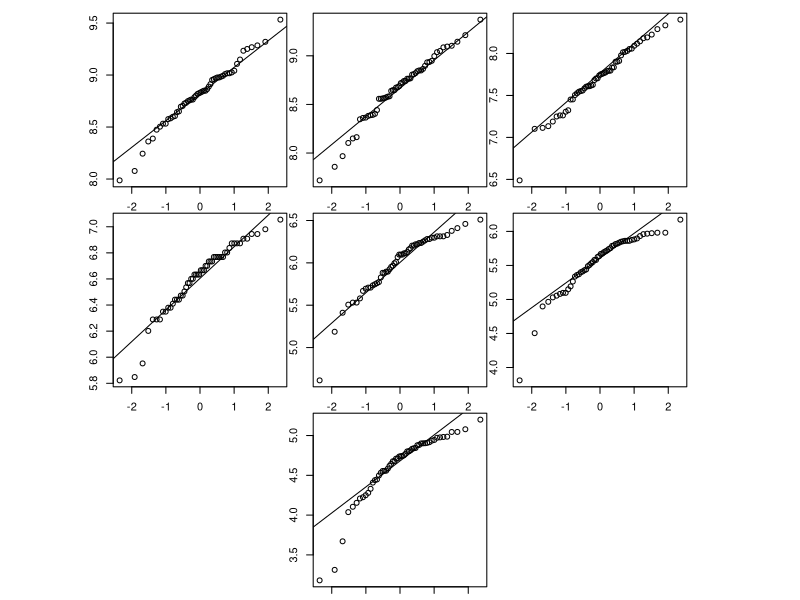
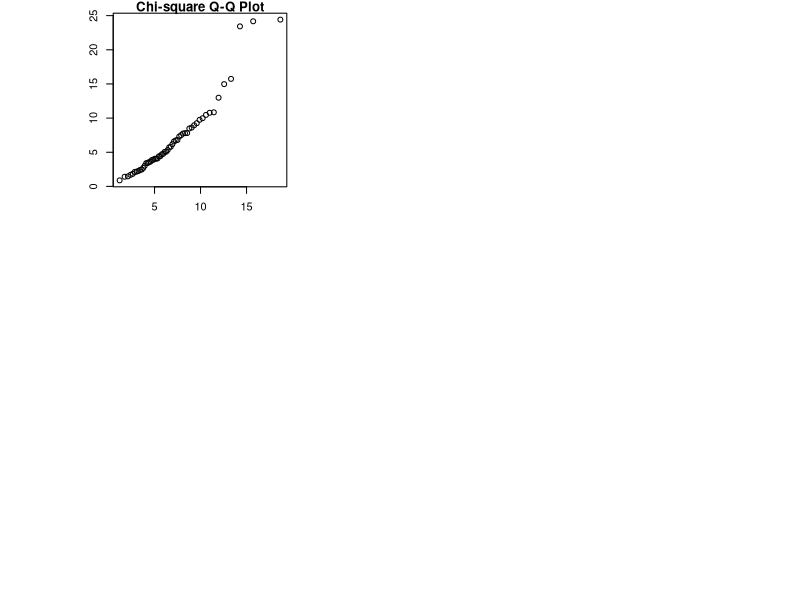
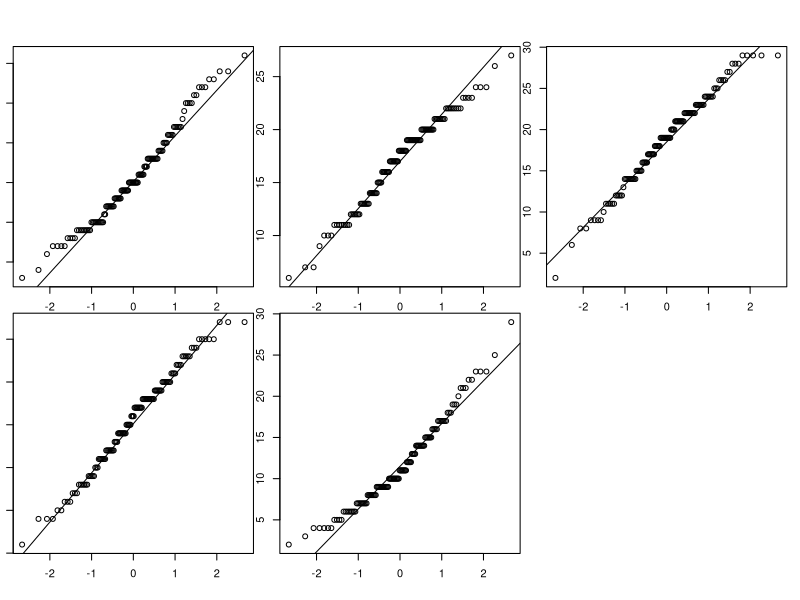
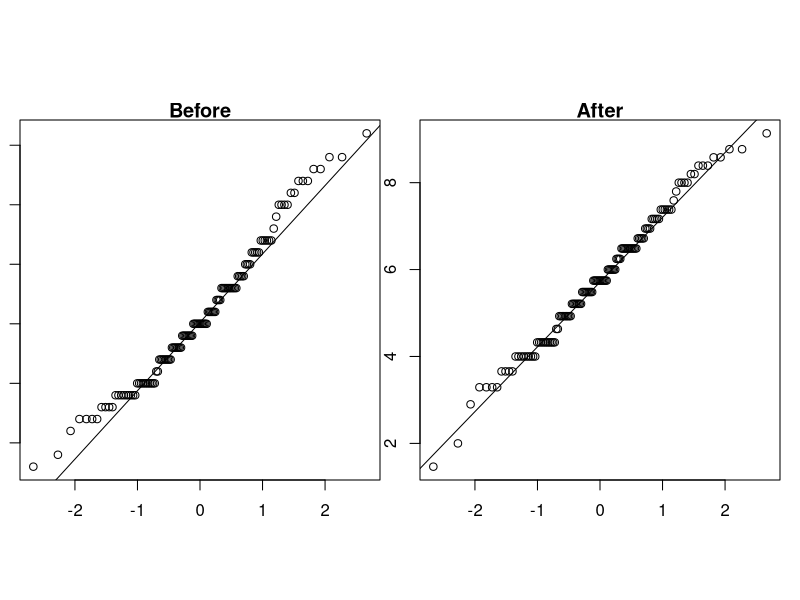
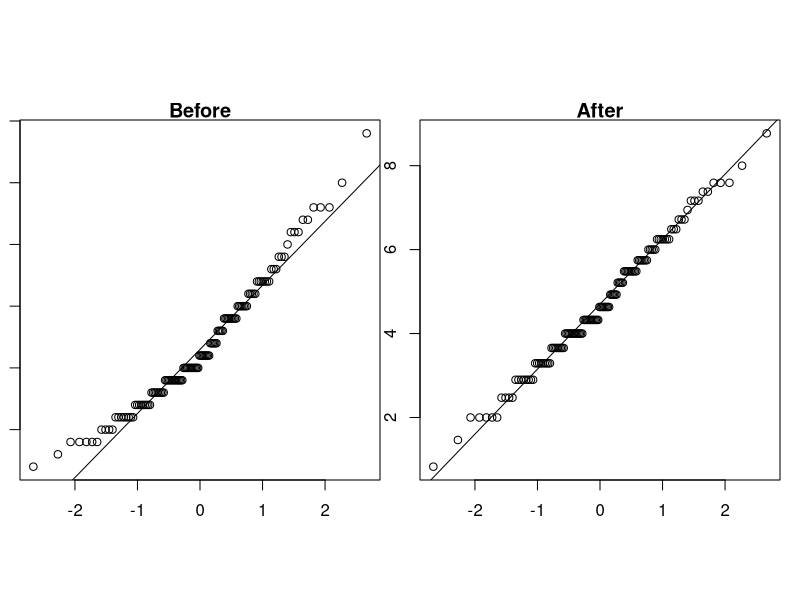
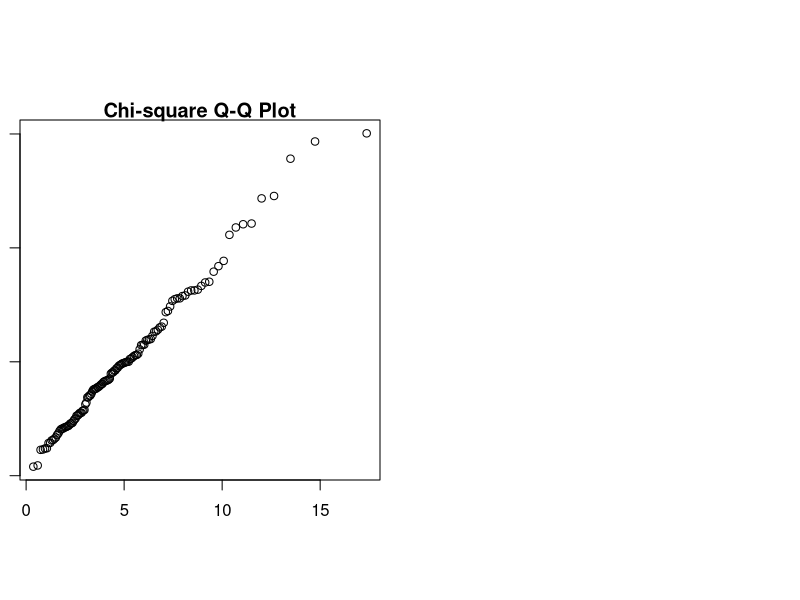
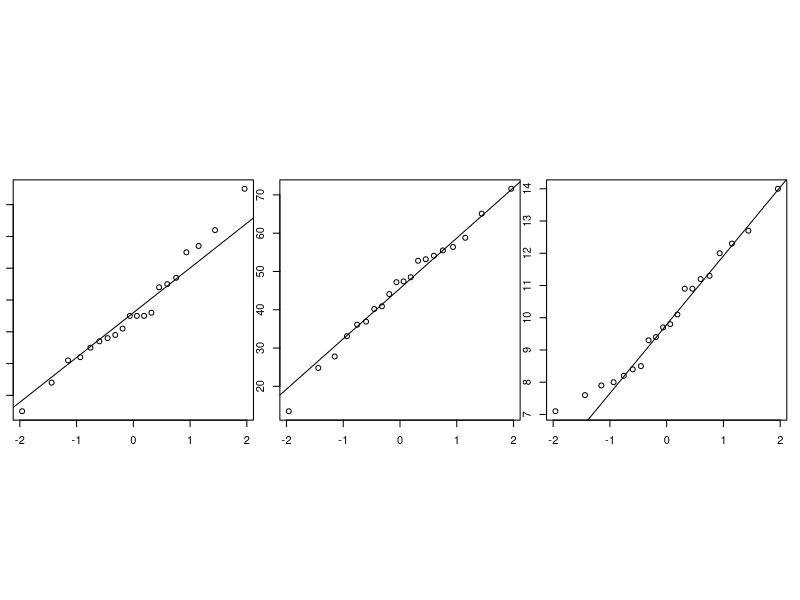
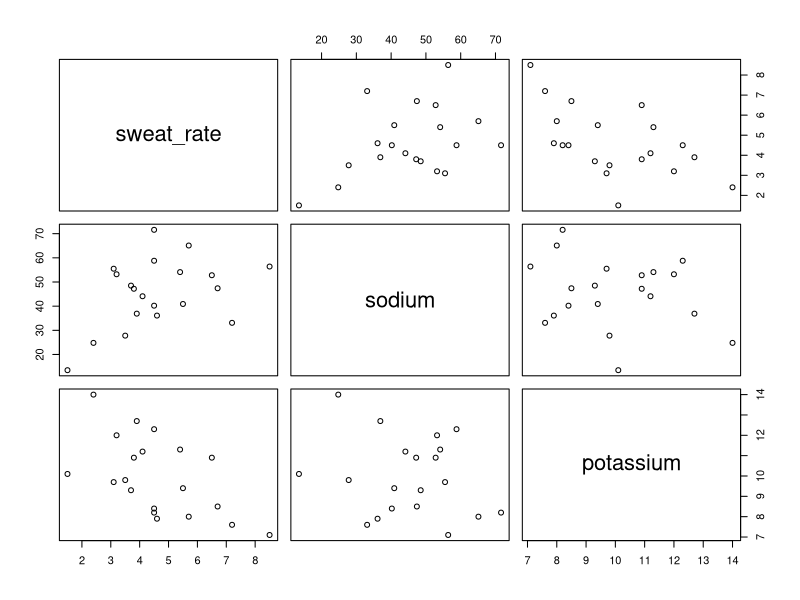

Here is the R script that generated these plots, in order:
## ---- chunk 1
X0 <- read.table('T1-9.dat', row.names = 1)
head(X0)

n <- nrow(X0) # sample sizes

scale <- c(100, 200, 400, 800 / 60, 1500 / 60, 3000 / 60, 42195 / 60) # scales
X <- as.data.frame(t(scale / t(X0))) # Element-wise division in R are done in terms of each column; transpose needed
head(X)

meanX <- colMeans(X)
covX <- cov(X)
p <- ncol(X)
## ---- chunk 2
plotqq <- function(col, title="") {
  qqp <- qqnorm(col, main = title)
  qqline(col)
  with(qqp, cor(x, y))
}
layout(matrix(c(1:6, 0, 7, 0), nrow = 3, byrow = TRUE), respect = TRUE)
par(mar = rep.int(1, 4))
rqs <- sapply(X, plotqq)
rqs
## ---- chunk 3
squaredDist <- mahalanobis(X, meanX, covX)
qqplot(qchisq(ppoints(n, a = .5), df = p), squaredDist, main = "Chi-square Q-Q Plot", xlab = "Theoretical Quantiles", ylab = "Sample Quantiles")
sum(squaredDist <= qchisq(.5, df = p)) / n # % of falling into first half
## ---- chunk 4
X1_original <- read.table("T4-6.DAT")
X1 <- X1_original[1:5] # examine first 5 variables
head(X1)

meanX1 <- colMeans(X1)
covX1 <- cov(X1)
p1 <- ncol(X1)
n1 <- nrow(X1)
## ---- chunk 5
layout(matrix(c(1:5, 0), nrow = 2, byrow = TRUE), respect = TRUE)
par(mar = rep.int(1, 4))
rqs1 <- sapply(X1, plotqq)
rqs1
## ---- chunk 6
require(car)
bc1 <- powerTransform(X1[1])
lambda1 <- bc1$roundlam # optimal lamda
Y1 <- bcPower(X1[[1]], lambda1) # perform powerTransform

layout(matrix(c(1:2), nrow = 1, byrow = TRUE), respect = TRUE)
# before
plotqq(X1[[1]], "Before")
# after transformation
plotqq(Y1, "After")

bc2 <- powerTransform(X1[5])
lambda2 <- bc2$roundlam # optimal lamda
Y2 <- bcPower(X1[[5]], lambda2) # perform powerTransform

layout(matrix(c(1:2), nrow = 1, byrow = TRUE), respect = TRUE)
# before
plotqq(X1[[5]], "Before")
# after transformation
plotqq(Y2, "After")
## ---- chunk 7
squaredDist1 <- mahalanobis(X1, meanX1, covX1)
qqplot(qchisq(ppoints(n1, a = .5), df = p1), squaredDist1, main = "Chi-square Q-Q Plot", xlab = "Theoretical Quantiles", ylab = "Sample Quantiles")
sum(squaredDist1 <= qchisq(.5, df = p1)) / n1 # % of falling into first half
## ---- chunk 8
X2 <- read.table('T5-1.DAT', col.names = c("sweat_rate", "sodium", "potassium"))
meanX2 <- colMeans(X2)
n2 <- nrow(X2)
p2 <- ncol(X2)
covX2 <- cov(X2)
## ---- chunk 9
eigensys1 <- eigen(covX2)
eigensys1$vectors # eigenvectors, i.e. axes of the ellipsoid
alpha = .1

fscale <- function(p, n, a) {
  p*(n-1)/(n-p)/n * qf(1-a, p, n-p)
} # compute scale for ellipsoid

axesLength <- sqrt(eigensys1$values * fscale(p2, n2, alpha))
axesLength # length of axes
## ---- chunk 10
layout(matrix(1:3, nrow = 1, byrow = TRUE), respect = TRUE)
par(mar = rep.int(1, 4))
rqs <- sapply(X2, plotqq)

pairs(X2)
## ---- chunk 11
X3 <- read.table("T5-2.DAT", col.names = c('social_sci_hist', 
                                           "verbal", "science"))
meanX3 <- colMeans(X3)
n3 <- nrow(X3)
p3 <- ncol(X3)
covX3 <- cov(X3)
## ---- chunk 12
alpha3 <- .05
threshold <- fscale(p3, n3, alpha3) # fscale defined as before
mu3 <- c(500, 50, 30)
dev <- mu3 - meanX3 # deviation
squared_dist3 <- as.numeric(dev %*% solve(covX3, dev))
threshold
squared_dist3
squared_dist3 < threshold

## ---- chunk 13
eigensys3 <- eigen(covX3)
eigensys3$vectors # eigenvectors, i.e. axes of the ellipsoid

axesLength <- sqrt(eigensys3$values * fscale(p3, n3, alpha3))
axesLength # length of axes
## ---- chunk 14
layout(matrix(1:3, nrow = 1, byrow = TRUE), respect = TRUE)
par(mar = rep.int(1, 4))
rqs <- sapply(X3, plotqq) # Q-Q plot

pairs(X3) # pairwise scatter plot
